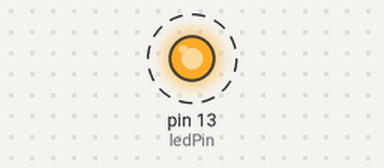
This sketch was run on a simulated Arduino Uno, built with avr-gcc and run on an emulated ATmega328P. Parts: output pins drawn as LEDs (lit = HIGH). Dashed ring = blinking. What the sketch prints to the serial monitor is not drawn.

Above: at 0.7 s.
Timing chart, 0 to 5.0 s (numbered marks = the images above):
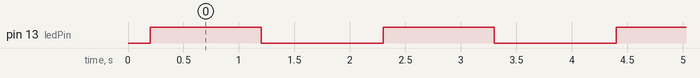

Measured:
- by itself, pin 13 (ledPin): alternates HIGH for 1.0 s and LOW for 1.1 s

The sketch:

hello-keyboard.ino
```cpp
int ledPin = 13;

uint8_t buf[8] = {
  0 };

void setup() {
  pinMode(ledPin, OUTPUT);
  Serial.begin(9600);
  delay(200);
}

void loop() {
  digitalWrite(ledPin, HIGH);
  delay(1000);
  digitalWrite(ledPin, LOW);
  delay(1000);

  int chars[2] = {11, 12};
  buf[2] = chars[0];
  Serial.write(buf, 8);

  buf[0] = 0;
  buf[2] = 0;
  Serial.write(buf, 8);
  delay(100);

  buf[2] = chars[1];
  Serial.write(buf, 8);

  buf[0] = 0;
  buf[2] = 0;
  Serial.write(buf, 8);
}
```
